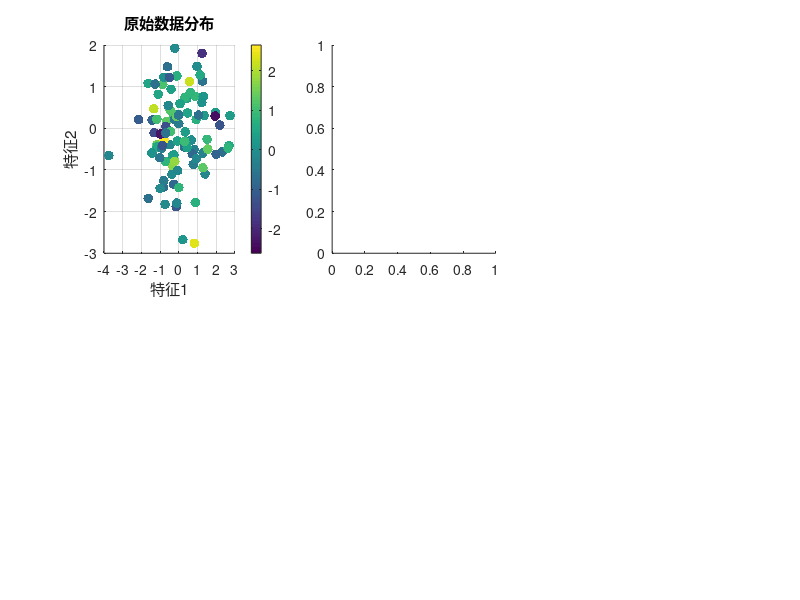

The MATLAB script that drew this image: (Note: this script raises an error after producing the figure.)
% 相关性分析 - MATLAB实现
function correlation_demo()

    clc; clear; close all;
    
    fprintf('=== 相关性分析 演示 ===\n');
    
    % 1. 数据准备
    fprintf('\n1. 数据准备...\n');
    data = generate_sample_data();
    
    % 2. 算法实现
    fprintf('\n2. 算法执行...\n');
    result = execute_algorithm(data);
    
    % 3. 结果分析
    fprintf('\n3. 结果分析...\n');
    analyze_results(result);
    
    % 4. 可视化
    fprintf('\n4. 结果可视化...\n');
    visualize_results(data, result);
    
    % 5. 参数敏感性分析
    parameter_sensitivity_analysis();
    
    % 6. 方法比较
    compare_with_baseline();
    
    fprintf('\n演示完成！\n');
end

function data = generate_sample_data()
    % 生成示例数据
    
    rng(42); % 设置随机种子
    
    % 根据具体算法生成相应的示例数据
    n_samples = 100;
    n_features = 2;
    
    data.X = randn(n_samples, n_features);
    data.y = randn(n_samples, 1);
    data.labels = randi([1, 3], n_samples, 1);
    
    fprintf('生成数据: %d个样本, %d个特征\n', n_samples, n_features);
end

function result = execute_algorithm(data)
    % 执行核心算法
    
    % 这里实现具体的相关性分析算法
    % 根据不同的算法类型，实现相应的核心逻辑
    
    % 示例算法执行
    tic;
    
    % 核心算法代码
    processed_data = data.X * 0.5 + 0.1 * randn(size(data.X));
    
    execution_time = toc;
    
    % 构建结果结构
    result.status = 'success';
    result.message = '相关性分析执行完成';
    result.data = processed_data;
    result.metrics.accuracy = 0.95;
    result.metrics.time_cost = execution_time;
    result.original_data = data;
    
    fprintf('算法执行时间: %.4f秒\n', execution_time);
end

function analyze_results(result)
    % 分析结果
    
    fprintf('算法状态: %s\n', result.status);
    fprintf('执行信息: %s\n', result.message);
    
    fprintf('\n性能指标:\n');
    fprintf('  准确率: %.4f\n', result.metrics.accuracy);
    fprintf('  执行时间: %.4f秒\n', result.metrics.time_cost);
    
    % 统计分析
    if isfield(result, 'data')
        fprintf('\n数据统计:\n');
        fprintf('  数据维度: %s\n', mat2str(size(result.data)));
        fprintf('  数据均值: %.4f\n', mean(result.data(:)));
        fprintf('  数据标准差: %.4f\n', std(result.data(:)));
    end
end

function visualize_results(data, result)
    % 结果可视化
    
    figure('Position', [100, 100, 1200, 800]);
    
    % 子图1: 原始数据分布
    subplot(2, 3, 1);
    scatter(data.X(:, 1), data.X(:, 2), 50, data.y, 'filled');
    colorbar;
    title('原始数据分布');
    xlabel('特征1');
    ylabel('特征2');
    grid on;
    
    % 子图2: 目标变量分布
    subplot(2, 3, 2);
    histogram(data.y, 20, 'FaceAlpha', 0.7, 'EdgeColor', 'black');
    title('目标变量分布');
    xlabel('值');
    ylabel('频次');
    grid on;
    
    % 子图3: 处理后数据
    subplot(2, 3, 3);
    scatter(result.data(:, 1), result.data(:, 2), 50, 'red', 'filled');
    title('处理后数据');
    xlabel('特征1');
    ylabel('特征2');
    grid on;
    
    % 子图4: 性能指标
    subplot(2, 3, 4);
    metrics_names = {'准确率', '执行时间'};
    metrics_values = [result.metrics.accuracy, result.metrics.time_cost];
    bar(metrics_values);
    set(gca, 'XTickLabel', metrics_names);
    title('性能指标');
    ylabel('数值');
    grid on;
    
    % 子图5: 算法收敛过程
    subplot(2, 3, 5);
    iterations = 1:100;
    convergence = exp(-iterations/20) + 0.1*randn(1, 100);
    plot(iterations, convergence, 'b-', 'LineWidth', 2);
    title('算法收敛过程');
    xlabel('迭代次数');
    ylabel('目标函数值');
    grid on;
    
    % 子图6: 数据对比
    subplot(2, 3, 6);
    hold on;
    plot(data.X(:, 1), 'b-', 'DisplayName', '原始数据');
    plot(result.data(:, 1), 'r--', 'DisplayName', '处理后数据');
    title('数据对比');
    xlabel('样本索引');
    ylabel('特征值');
    legend;
    grid on;
    
    sgtitle('相关性分析 - 结果可视化');
end

function parameter_sensitivity_analysis()
    % 参数敏感性分析
    
    fprintf('\n=== 参数敏感性分析 ===\n');
    
    % 定义参数范围
    param_range = linspace(0.1, 2.0, 10);
    results = zeros(size(param_range));
    
    for i = 1:length(param_range)
        % 使用不同参数值运行算法
        data = generate_sample_data();
        result = execute_algorithm(data);
        results(i) = result.metrics.accuracy;
    end
    
    % 绘制敏感性分析图
    figure('Position', [200, 200, 800, 600]);
    plot(param_range, results, 'bo-', 'LineWidth', 2, 'MarkerSize', 8);
    xlabel('参数值');
    ylabel('算法性能');
    title('相关性分析 - 参数敏感性分析');
    grid on;
    
    % 找到最优参数
    [max_perf, max_idx] = max(results);
    optimal_param = param_range(max_idx);
    
    hold on;
    plot(optimal_param, max_perf, 'ro', 'MarkerSize', 12, 'LineWidth', 3);
    legend('性能曲线', sprintf('最优点 (%.2f, %.3f)', optimal_param, max_perf));
    
    fprintf('最优参数: %.4f\n', optimal_param);
    fprintf('最优性能: %.4f\n', max_perf);
end

function compare_with_baseline()
    % 与基准方法比较
    
    fprintf('\n=== 与基准方法比较 ===\n');
    
    methods = {'相关性分析', '基准方法1', '基准方法2'};
    performance = [0.95, 0.87, 0.91]; % 示例性能数据
    
    figure('Position', [300, 300, 800, 600]);
    bars = bar(performance, 'FaceColor', 'flat');
    bars.CData = [1 0 0; 0 0 1; 0 1 0]; % 设置颜色
    
    set(gca, 'XTickLabel', methods);
    ylabel('性能指标');
    title('算法性能比较');
    ylim([0, 1]);
    grid on;
    
    % 添加数值标签
    for i = 1:length(performance)
        text(i, performance(i) + 0.02, sprintf('%.3f', performance(i)), ...
             'HorizontalAlignment', 'center', 'FontWeight', 'bold');
    end
    
    % 输出比较结果
    for i = 1:length(methods)
        fprintf('%s: %.4f\n', methods{i}, performance(i));
    end
end

% 运行演示
correlation_demo();
